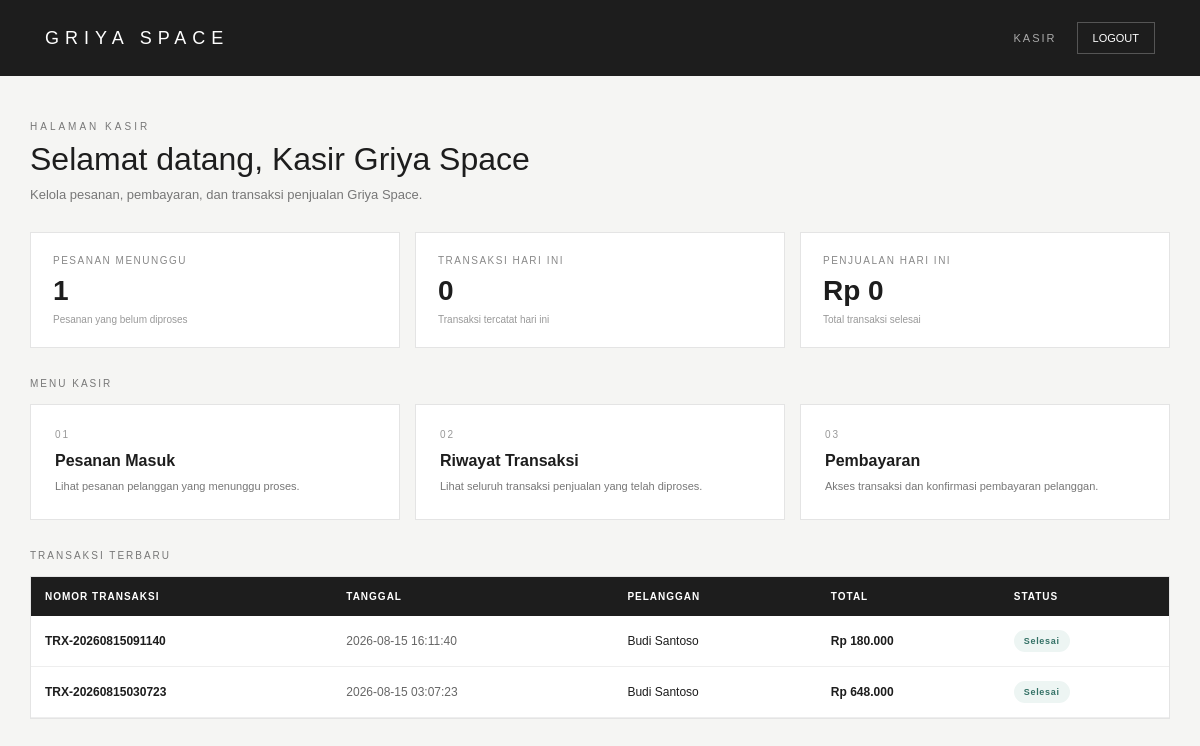
The page /griya-space/dashboard/kasir/index.php (signed in) on the database its author committed.
### tables this page shows
CREATE TABLE `transaksi` (
  `id_transaksi` int NOT NULL,
  `nomor_transaksi` varchar(30) NOT NULL,
  `id_pelanggan` int DEFAULT NULL,
  `id_user` int NOT NULL,
  `id_promo` int DEFAULT NULL,
  `tanggal_transaksi` datetime DEFAULT CURRENT_TIMESTAMP,
  `subtotal` decimal(15,2) NOT NULL DEFAULT '0.00',
  `diskon` decimal(15,2) NOT NULL DEFAULT '0.00',
  `total_harga` decimal(15,2) NOT NULL DEFAULT '0.00',
  `status` enum('Menunggu','Diproses','Selesai','Dibatalkan') DEFAULT 'Selesai',
  `keterangan` text
);

CREATE TABLE `pelanggan` (
  `id_pelanggan` int NOT NULL,
  `id_user` int DEFAULT NULL,
  `kode_pelanggan` varchar(30) NOT NULL,
  `nama_pelanggan` varchar(100) NOT NULL,
  `no_telepon` varchar(20) DEFAULT NULL,
  `email` varchar(100) DEFAULT NULL,
  `alamat` text,
  `created_at` timestamp NULL DEFAULT CURRENT_TIMESTAMP
);

### griya-space/dashboard/kasir/index.php (the view, shortened to what this page needs)
<?php
require_once "../../config/database.php";
$nama =
    $_SESSION["nama"] ?? "Kasir";
$stmt = $conn->prepare("
    SELECT COUNT(*) AS jumlah
    FROM pesanan
    WHERE status = 'Menunggu'
");
$stmt->execute();
$result =
    $stmt->get_result();
$data =
    $result->fetch_assoc();
$pesanan_menunggu =
    (int) $data["jumlah"];
$stmt = $conn->prepare("
    SELECT COUNT(*) AS jumlah
    FROM transaksi
    WHERE DATE(tanggal_transaksi) = CURDATE()
");
$stmt->execute();
$result =
    $stmt->get_result();
$data =
    $result->fetch_assoc();
$transaksi_hari_ini =
    (int) $data["jumlah"];
$stmt = $conn->prepare("
    SELECT
        COALESCE(
            SUM(total_harga),
            0
        ) AS total
    FROM transaksi
    WHERE DATE(tanggal_transaksi) = CURDATE()
      AND status = 'Selesai'
");
$stmt->execute();
$result =
    $stmt->get_result();
$data =
    $result->fetch_assoc();
$penjualan_hari_ini =
    (float) $data["total"];
$stmt = $conn->prepare("
    SELECT
        t.nomor_transaksi,
        t.tanggal_transaksi,
        t.total_harga,
        t.status,
        p.nama_pelanggan
    FROM transaksi t
    INNER JOIN pelanggan p
        ON t.id_pelanggan = p.id_pelanggan
    ORDER BY t.id_transaksi DESC
    LIMIT 5
");
$stmt->execute();
$resultTransaksi =
    $stmt->get_result();
$transaksi_terbaru = [];
while (
    $row =
    $resultTransaksi->fetch_assoc()
) {
    $transaksi_terbaru[] =
        $row;
}
?>
<!DOCTYPE html>
<html lang="id">
<head>
</head>
<body>
<header>
    <div class="brand">
        GRIYA SPACE
    </div>
    <div class="header-right">
        <div class="role">
            KASIR
        </div>
        <a
            href="../../auth/logout.php"
            class="logout"
        >
            LOGOUT
        </a>
    </div>
</header>
<main>
    <section class="welcome">
        <small>
            HALAMAN KASIR
        </small>
        <h1>
            Selamat datang,
            <?= htmlspecialchars($nama); ?>
        </h1>
        <p>
            Kelola pesanan, pembayaran, dan transaksi penjualan Griya Space.
        </p>
    </section>
    <section class="summary-grid">
        <div class="summary-card">
            <span class="summary-label">
                PESANAN MENUNGGU
            </span>
            <span class="summary-value">
                <?= $pesanan_menunggu; ?>
            </span>
            <div class="summary-note">
                Pesanan yang belum diproses
            </div>
        </div>
        <div class="summary-card">
            <span class="summary-label">
                TRANSAKSI HARI INI
            </span>
            <span class="summary-value">
                <?= $transaksi_hari_ini; ?>
            </span>
            <div class="summary-note">
                Transaksi tercatat hari ini
            </div>
        </div>
        <div class="summary-card">
            <span class="summary-label">
                PENJUALAN HARI INI
            </span>
            <span class="summary-value">
                Rp <?= number_format(
                    $penjualan_hari_ini,
                    0,
                    ",",
                    "."
                ); ?>
            </span>
            <div class="summary-note">
                Total transaksi selesai
            </div>
        </div>
    </section>
    <div class="section-title">
        MENU KASIR
    </div>
    <section class="menu-grid">
        <a
            href="pesanan/"
            class="menu-card"
        >
            <span class="menu-number">
                01
            </span>
            <span class="menu-title">
                Pesanan Masuk
            </span>
            <span class="menu-description">
                Lihat pesanan pelanggan yang menunggu proses.
            </span>
        </a>
        <a
            href="transaksi/"
            class="menu-card"
        >
            <span class="menu-number">
                02
            </span>
            <span class="menu-title">
                Riwayat Transaksi
            </span>
            <span class="menu-description">
                Lihat seluruh transaksi penjualan yang telah diproses.
            </span>
        </a>
        <a
            href="transaksi/"
            class="menu-card"
        >
            <span class="menu-number">
                03
            </span>
            <span class="menu-title">
                Pembayaran
            </span>
            <span class="menu-description">
                Akses transaksi dan konfirmasi pembayaran pelanggan.
            </span>
        </a>
    </section>
    <div class="section-title">
        TRANSAKSI TERBARU
    </div>
    <section class="recent-card">
        <?php if (
            !empty($transaksi_terbaru)
        ): ?>
            <table>
                <thead>
                    <tr>
                        <th>
                            NOMOR TRANSAKSI
                        </th>
                        <th>
                            TANGGAL
                        </th>
                        <th>
                            PELANGGAN
                        </th>
                        <th>
                            TOTAL
                        </th>
                        <th>
                            STATUS
                        </th>
                    </tr>
                </thead>
                <tbody>
                    <?php foreach (
                        $transaksi_terbaru
                        as $transaksi
                    ): ?>
                        <?php
                        $statusClass =
                            "status-default";
                        switch (
                            $transaksi["status"]
                        ) {
                            case "Selesai":
                                $statusClass =
                                    "status-selesai";
                                break;
                        }
                        ?>
                        <tr>
                            <td class="number">
                                <?= htmlspecialchars(
                                    $transaksi[
                                        "nomor_transaksi"
                                    ]
                                ); ?>
                            </td>
                            <td class="date">
                                <?= htmlspecialchars(
                                    $transaksi[
                                        "tanggal_transaksi"
                                    ]
                                ); ?>
                            </td>
                            <td>
                                <?= htmlspecialchars(
                                    $transaksi[
                                        "nama_pelanggan"
                                    ]
                                ); ?>
                            </td>
                            <td class="money">
                                Rp <?= number_format(
                                    $transaksi[
                                        "total_harga"
                                    ],
                                    0,
                                    ",",
                                    "."
                                ); ?>
                            </td>
                            <td>
                                <span
                                    class="status <?= $statusClass; ?>"
                                >
                                    <?= htmlspecialchars(
                                        $transaksi[
                                            "status"
                                        ]
                                    ); ?>
                                </span>
                            </td>
                        </tr>
                    <?php endforeach; ?>
                </tbody>
            </table>
        <?php else: ?>
            <div class="empty">
                Belum ada transaksi.
            </div>
        <?php endif; ?>
    </section>
</main>
</body>
</html>

### griya-space/dashboard/kasir/index.php (style rules this page uses)
* { box-sizing: border-box; margin: 0; padding: 0; }
body { font-family: Arial, Helvetica, sans-serif; background: #f5f5f3; color: #1d1d1d; }
header { min-height: 76px; background: #1d1d1d; color: white; padding: 18px 45px; display: flex; justify-content: space-between; align-items: center; }
.brand { font-size: 18px; letter-spacing: 6px; font-weight: 500; }
.header-right { display: flex; align-items: center; gap: 20px; }
.role { font-size: 11px; letter-spacing: 2px; color: #aaa; }
.logout { color: white; text-decoration: none; border: 1px solid #555; padding: 9px 15px; font-size: 11px; transition: .2s; }
main { max-width: 1250px; margin: 0 auto; padding: 45px 30px; }
.welcome { margin-bottom: 30px; }
.welcome small { display: block; color: #777; font-size: 10px; letter-spacing: 3px; margin-bottom: 9px; }
.welcome h1 { font-size: 32px; font-weight: 500; }
.welcome p { margin-top: 9px; color: #777; font-size: 13px; }
.summary-grid { display: grid; grid-template-columns: repeat(3, 1fr); gap: 15px; margin-bottom: 30px; }
.summary-card { background: white; border: 1px solid #e4e4e4; padding: 22px; }
.summary-label { display: block; color: #888; font-size: 10px; letter-spacing: 1.5px; }
.summary-value { display: block; margin-top: 9px; font-size: 28px; font-weight: 600; }
.summary-note { margin-top: 7px; color: #999; font-size: 10px; }
.section-title { margin-bottom: 15px; color: #777; font-size: 10px; letter-spacing: 2px; }
.menu-grid { display: grid; grid-template-columns: repeat(3, 1fr); gap: 15px; margin-bottom: 30px; }
.menu-card { display: block; background: white; border: 1px solid #e4e4e4; padding: 24px; color: #1d1d1d; text-decoration: none; transition: .2s; }
.menu-number { display: block; color: #999; font-size: 10px; letter-spacing: 2px; margin-bottom: 12px; }
.menu-title { display: block; font-size: 16px; font-weight: 600; }
.menu-description { display: block; margin-top: 8px; color: #777; font-size: 11px; line-height: 1.5; }
.recent-card { background: white; border: 1px solid #e4e4e4; overflow-x: auto; }
table { width: 100%; min-width: 800px; border-collapse: collapse; }
thead { background: #1d1d1d; color: white; }
th { padding: 14px; text-align: left; font-size: 10px; letter-spacing: 1px; white-space: nowrap; }
td { padding: 14px; border-bottom: 1px solid #eeeeee; font-size: 12px; }
.number { font-weight: 600; white-space: nowrap; }
.date { color: #666; white-space: nowrap; }
.money { font-weight: 600; white-space: nowrap; }
.status { display: inline-block; padding: 6px 10px; border-radius: 20px; font-size: 9px; font-weight: 600; letter-spacing: .7px; }
.status-selesai { background: #edf5f3; color: #347166; }

### rows shown on the page
transaksi: nomor_transaksi "TRX-20260815091140", tanggal_transaksi "2026-08-15 16:11:40", id_pelanggan.nama_pelanggan "Budi Santoso", total_harga "180.000", status "Selesai"
transaksi: nomor_transaksi "TRX-20260815030723", tanggal_transaksi "2026-08-15 03:07:23", id_pelanggan.nama_pelanggan "Budi Santoso", total_harga "648.000", status "Selesai"

### other values the page prints
$nama "Kasir Griya Space"
$pesanan_menunggu "1"
$transaksi_hari_ini "0"
$penjualan_hari_ini "0"
